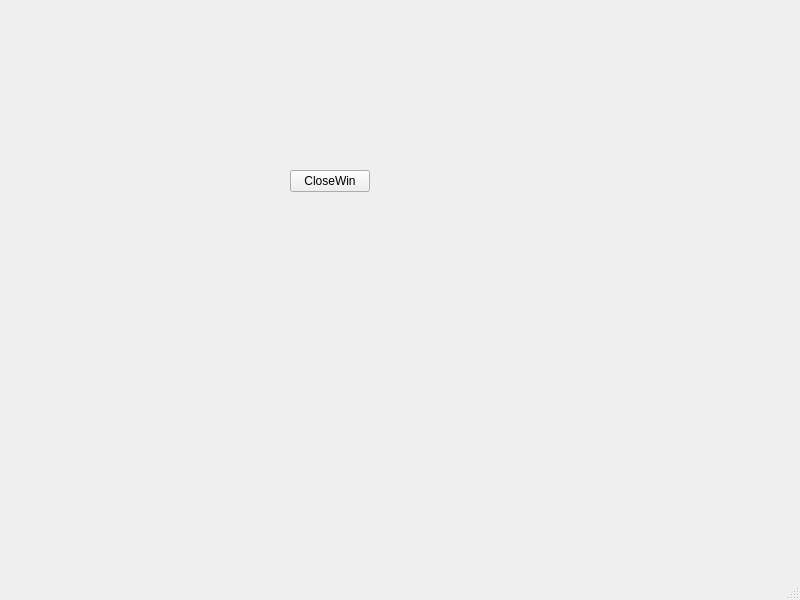
<?xml version="1.0" encoding="UTF-8"?>
<ui version="4.0">
 <class>MainWindow</class>
 <widget class="QMainWindow" name="MainWindow">
  <property name="geometry">
   <rect>
    <x>0</x>
    <y>0</y>
    <width>800</width>
    <height>600</height>
   </rect>
  </property>
  <property name="windowTitle">
   <string>MainWindow</string>
  </property>
  <widget class="QWidget" name="centralwidget">
   <widget class="QPushButton" name="pushButton">
    <property name="geometry">
     <rect>
      <x>290</x>
      <y>170</y>
      <width>80</width>
      <height>22</height>
     </rect>
    </property>
    <property name="text">
     <string>CloseWin</string>
    </property>
   </widget>
  </widget>
  <widget class="QMenuBar" name="menubar">
   <property name="geometry">
    <rect>
     <x>0</x>
     <y>0</y>
     <width>800</width>
     <height>19</height>
    </rect>
   </property>
  </widget>
  <widget class="QStatusBar" name="statusbar"/>
 </widget>
 <resources/>
 <connections>
  <connection>
   <sender>pushButton</sender>
   <signal>clicked()</signal>
   <receiver>MainWindow</receiver>
   <slot>close()</slot>
   <hints>
    <hint type="sourcelabel">
     <x>327</x>
     <y>203</y>
    </hint>
    <hint type="destinationlabel">
     <x>252</x>
     <y>302</y>
    </hint>
   </hints>
  </connection>
 </connections>
</ui>
